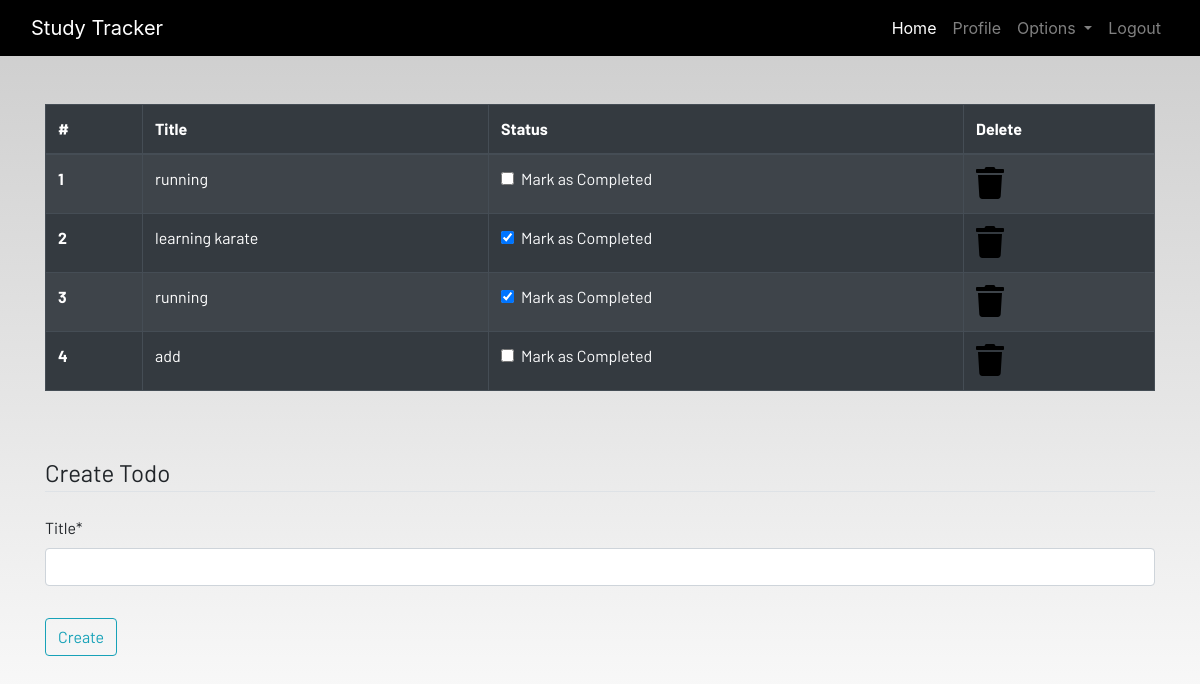
The app's page /todo (signed in) with its own data.
### dashboard/models.py (models this page shows, shortened)
class Todo(models.Model):
    user = models.ForeignKey(User,on_delete=models.CASCADE)
    title = models.CharField(max_length=100)
    is_finished = models.BooleanField(default=False)

### dashboard/views.py (the view)
# urls.py: path('todo',views.todo,name="todo"),
@login_required
def todo(request):
    if request.method =="POST":
        form = TodoForm(request.POST)
        if form.is_valid():
            try:
                finished = request.POST['is_finished']
                if finished == 'on':
                    finished = True
                else:
                    finished = False
            except:
                finished = False
                todos = Todo(
                    user = request.user,
                    title = request.POST['title'],
                    is_finished = finished
                )
                todos.save()
                messages.success(request,f"Todo added from {request.user.username}")
    else:
        form = TodoForm()
    todo = Todo.objects.filter(user=request.user)
    if len(todo) == 0:
        todos_done = True
    else:
        todos_done = False
    context = {
        'todos':todo,
        'form':form,
        'todos_done':todos_done
    }
    return render(request,"dashboard/todo.html",context)

### dashboard/forms.py
class TodoForm(forms.ModelForm):
    class Meta:
        model = Todo
        fields = ['title']

### dashboard/template/dashboard/todo.html (shortened to what this page needs)
{% extends 'dashboard/base.html' %}
{% load static %}
{% load crispy_forms_tags %}
{% block content %}
<div class="container">
    {% if not todos_done  %}
    <table class="table table-striped table-bordered table-hover table-dark">
        <thead>
            <tr>
                <th scope="col">#</th>
                <th scope="col">Title</th>
                <th scope="col">Status</th>
                <th scope="col">Delete</th>
            </tr>
        </thead>
        <tbody>
            {% for todo in todos %}
            <tr>
                <th scope="row">{{forloop.counter}}</th>
                <td>{{todo.title}}</td>
                <td>
                    <a href="{% url 'update-todo' todo.id %}">
                        <div class="form-check">
                            {% if todo.is_finished == True %}
                            <input class="form-check-input" type="checkbox" value="" checked>
                            {% else %}
                            <input class="form-check-input" type="checkbox" value="">
                            {% endif %}
                            <label class="form-check-label text-light" for="flexCheckDefault">
                                Mark as Completed
                            </label>
                        </div>
                    </a>
                </td>
                <td><a href="{% url 'delete-todo' todo.id %}"><i class="fa fa-trash fa-2x"></i></a></td>
            </tr>
            {% endfor %}
        </tbody>
    </table>
    {% else %}
    <h4>All tasks have been done!! create to add more</h4>
    {% endif %}
</div><br><br>
<div class="container">
    <form method="POST">
        <fieldset class="form-group">
            <legend class="border-bottom mb-4">Create Todo</legend>
            {{form|crispy}}
        </fieldset>
        <div class="form-group">
            <button href="" class="btn btn-outline-info" type="submit">
                Create
            </button>
        </div>
    </form>
</div>
{% endblock content %}

### dashboard/static/css/main.css (style rules this page uses)
html { scroll-behavior: smooth; height: 100%; width: 100%; }
a { text-decoration: none !important; color: black; }
td a { color: white; }
html, body { max-width: 100%; overflow-x: hidden; height: 100%; width: 100%; }
body { background: linear-gradient(rgba(0, 0, 0, 0.2), rgba(255, 255, 255, 0.5)); overflow-x: hidden; background-repeat: no-repeat; }
.fa { color: black; }

### records on screen
Todo: title "running"
Todo: title "learning karate"
Todo: title "running"
Todo: title "add"
